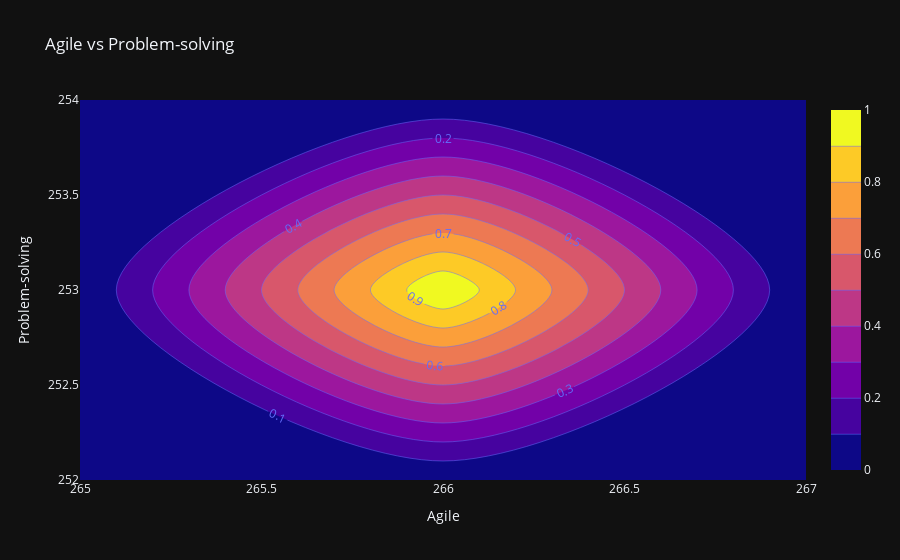

Notebook source saved alongside this figure:
### Code cell
agile_vs_problem_solving = px.density_contour(data_frame=soft_skills_df,
                                        x='Agile', y='Problem-solving',
                                        title='Agile vs Problem-solving')
agile_vs_problem_solving.update_traces(contours_coloring="fill", contours_showlabels = True)
agile_vs_problem_solving.show()

### Figure 1 — Plotly figure (JSON) as saved in the notebook; plotly's stock layout.template omitted (floating-point values rounded to 4 significant figures)
{"data": [{"contours": {"coloring": "fill", "showlabels": true}, "hovertemplate": "Agile=%{x}<br>Problem-solving=%{y}<br>count=%{z}<extra></extra>", "legendgroup": "", "line": {"color": "#636efa"}, "name": "", "showlegend": false, "x": [266], "xaxis": "x", "xbingroup": "x", "y": [253], "yaxis": "y", "ybingroup": "y", "type": "histogram2dcontour"}], "layout": {"xaxis": {"anchor": "y", "domain": [0.0, 1.0], "title": {"text": "Agile"}}, "yaxis": {"anchor": "x", "domain": [0.0, 1.0], "title": {"text": "Problem-solving"}}, "legend": {"tracegroupgap": 0}, "title": {"text": "Agile vs Problem-solving"}}}
